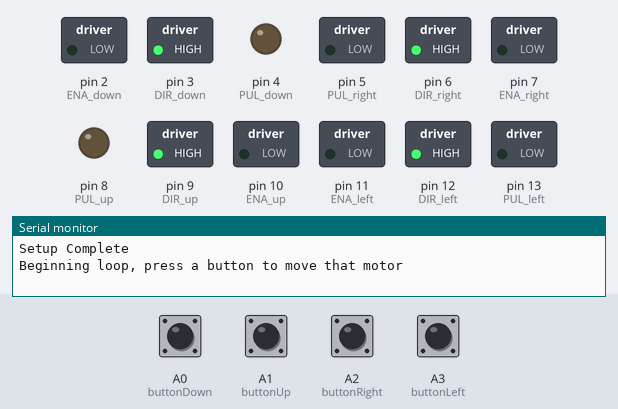
Bench run of a sketch on a simulated Arduino Uno, built with avr-gcc and run on an emulated ATmega328P. Parts: switched loads named in the sketch (green lamp = pin HIGH), output pins drawn as LEDs (lit = HIGH), the last lines printed to the serial monitor. The inputs (shaded band) are chosen by the test bench; at power-on: A0 (buttonDown), A1 (buttonUp), A2 (buttonRight), A3 (buttonLeft) HIGH.

Above: at 1.2 s.
1.3 s: A0 (buttonDown) pulled LOW for 0.15 s
At 2.0 s:
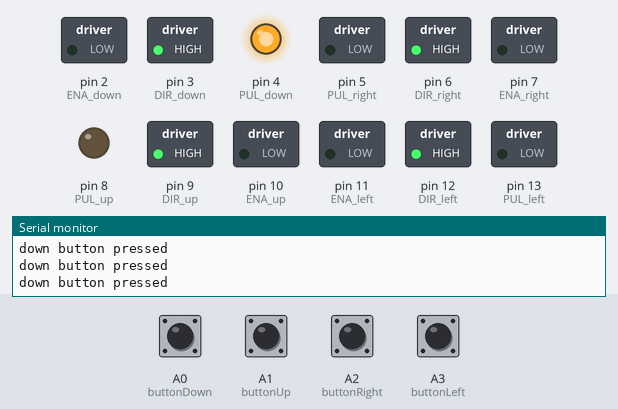
2.9 s: A1 (buttonUp) pulled LOW for 0.15 s
At 3.9 s:
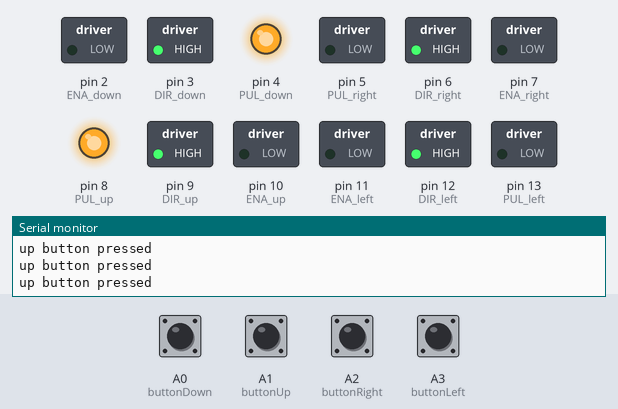
4.6 s: A2 (buttonRight) pulled LOW for 0.15 s
At 5.2 s:
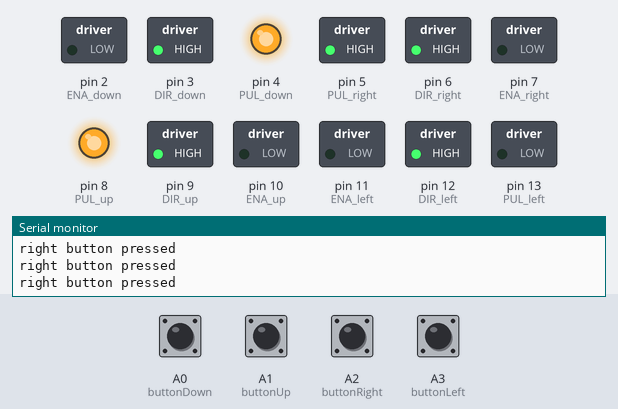
6.3 s: A3 (buttonLeft) pulled LOW for 0.15 s
At 7.0 s:
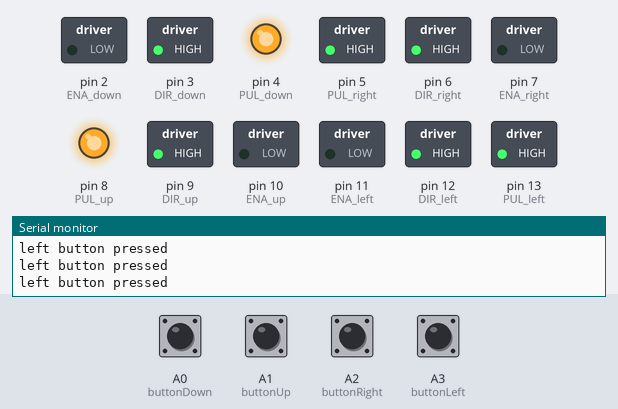
7.9 s: A0 (buttonDown) pulled LOW for 1 s
At 8.11 s:
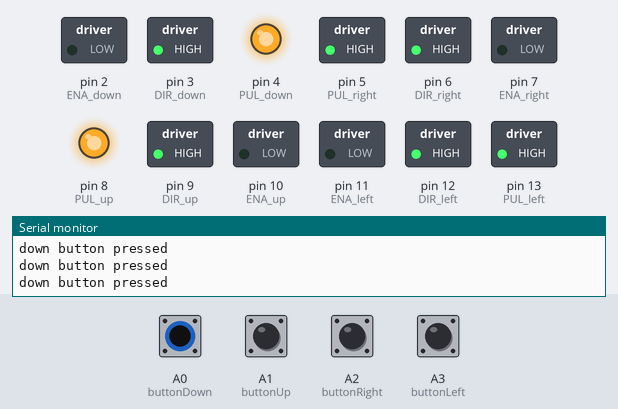
10.4 s: A1 (buttonUp) pulled LOW for 1 s
At 10.8 s:
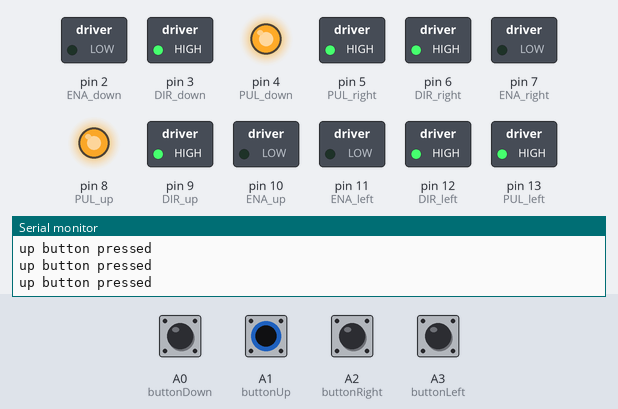
Timing chart, 0 to 13.4 s (numbered marks = the images above; inputs shaded):
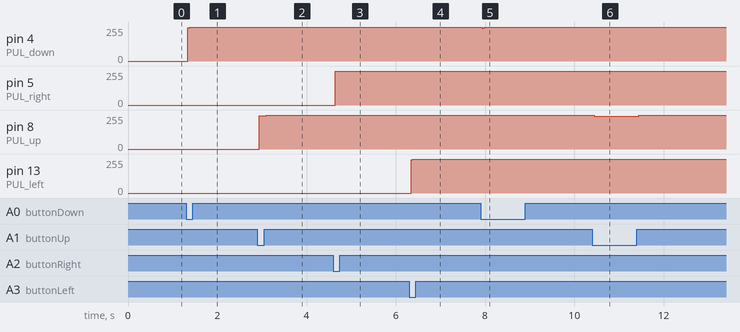

Measured:
- after the input at 1.3 s, pin 4 (PUL_down): 0/255 → 255/255 at once
- after the input at 2.9 s, pin 8 (PUL_up): 0/255 → 249/255 at once, → 255/255 0.16 s later
- after the input at 4.6 s, pin 5 (PUL_right): 0/255 → 252/255 at once, → 255/255 0.16 s later
- after the input at 6.3 s, pin 13 (PUL_left): 0/255 → 255/255 at once
- after the input at 7.9 s, pin 4 (PUL_down): 255/255 → 245/255 at once, → 255/255 0.04 s later
- after the input at 10.4 s, pin 8 (PUL_up): 255/255 → 245/255 at once, → 255/255 1.0 s later

The sketch:

First_Test_Motor_Setup.ino
```cpp
//button pins
int buttonRight = A2;
int buttonLeft = A3;
int buttonUp = A1;
int buttonDown = A0;

//motor driver pins

//left is motor 4
int ENA_left = 11;
int DIR_left = 12;
int PUL_left = 13;

//right is motor 1
int ENA_right = 7;
int DIR_right = 6;
int PUL_right = 5;

//up is motor 2
int ENA_up = 10;
int DIR_up = 9;
int PUL_up = 8;

//down is motor 3
int ENA_down = 2;
int DIR_down = 3;
int PUL_down = 4;


void setup() {
  // put your setup code here, to run once:
  Serial.begin(9600);

  //declaring pins for buttons as inputs. Input_pullup makes it read high when not connected to ground(when button is pressed)
  pinMode(buttonRight,INPUT_PULLUP);
  pinMode(buttonLeft,INPUT_PULLUP);
  pinMode(buttonUp,INPUT_PULLUP);
  pinMode(buttonDown,INPUT_PULLUP);

  //declaring all pins for motors as outputs
  pinMode(PUL_left, OUTPUT);
  pinMode(PUL_right, OUTPUT);
  pinMode(PUL_up, OUTPUT);
  pinMode(PUL_down, OUTPUT);

  pinMode(ENA_left, OUTPUT);
  pinMode(ENA_right, OUTPUT);
  pinMode(ENA_up, OUTPUT);
  pinMode(ENA_down, OUTPUT);

  pinMode(DIR_left, OUTPUT);
  pinMode(DIR_right, OUTPUT);
  pinMode(DIR_up, OUTPUT);
  pinMode(DIR_down, OUTPUT);

  //enabling all motors. LOW is enabled. HIGH is disabled
  digitalWrite(ENA_left,LOW);
  digitalWrite(ENA_right,LOW);
  digitalWrite(ENA_up,LOW);
  digitalWrite(ENA_down,LOW);

  //setting motor direction
  digitalWrite(DIR_left,HIGH);
  digitalWrite(DIR_right,HIGH);
  digitalWrite(DIR_up,HIGH);
  digitalWrite(DIR_down,HIGH);


  Serial.println("Setup Complete");
  Serial.println("Beginning loop, press a button to move that motor");
}

void loop() {

  if (digitalRead(buttonLeft) == LOW) {
    Serial.println("left button pressed");

    digitalWrite(PUL_left,LOW);
    delayMicroseconds(500);
    digitalWrite(PUL_left,HIGH);
    delayMicroseconds(500);
  }

  if (digitalRead(buttonRight) == LOW) {
    Serial.println("right button pressed");

    digitalWrite(PUL_right,LOW);
    delayMicroseconds(500);
    digitalWrite(PUL_right,HIGH);
    delayMicroseconds(500);
  }

  if (digitalRead(buttonUp) == LOW) {
    Serial.println("up button pressed");

    digitalWrite(PUL_up,LOW);
    delayMicroseconds(500);
    digitalWrite(PUL_up,HIGH);
    delayMicroseconds(500);
  }

  if (digitalRead(buttonDown) == LOW) {
    Serial.println("down button pressed");

    digitalWrite(PUL_down,LOW);
    delayMicroseconds(500);
    digitalWrite(PUL_down,HIGH);
    delayMicroseconds(500);
  }
}
```
